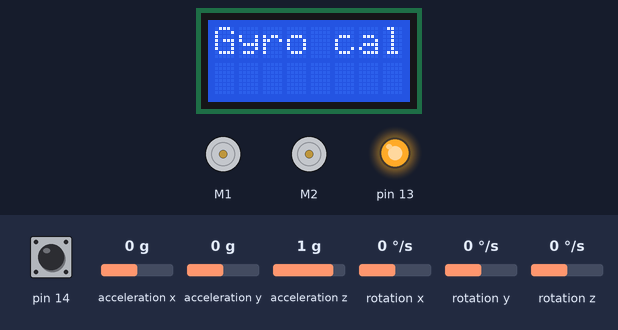
This sketch was run on a simulated Arduino Leonardo, built with avr-gcc and run on an emulated ATmega32U4. Shown: 8×2 character LCD, 2 × DC motor (green arrow = forward, orange = backward, longer = faster), output pins drawn as LEDs (lit = HIGH). The test bench sets the inputs (shaded band); at power-on: pin 14 HIGH, rotation z 0 °/s, acceleration x 0 g, acceleration y 0 g, acceleration z 1 g, rotation x 0 °/s, rotation y 0 °/s. What the sketch prints to the serial monitor is not drawn.

Above: at 1.3 s.
1.4 s: pin 14 pulled LOW for 3.2 s
At 4.4 s:
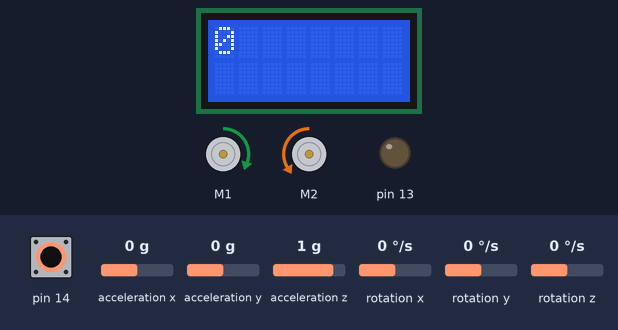
6.1 s: rotation z set to -3 °/s
At 6.15 s:
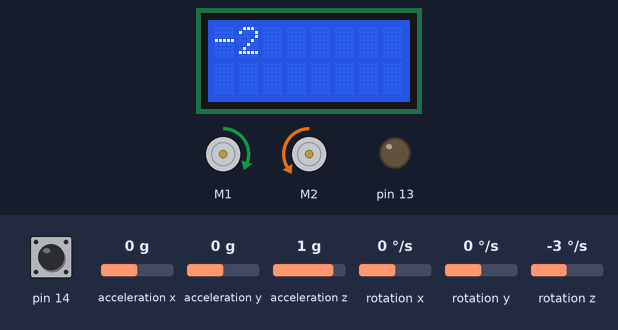
9.1 s: rotation z set to -6 °/s
At 9.1 s:
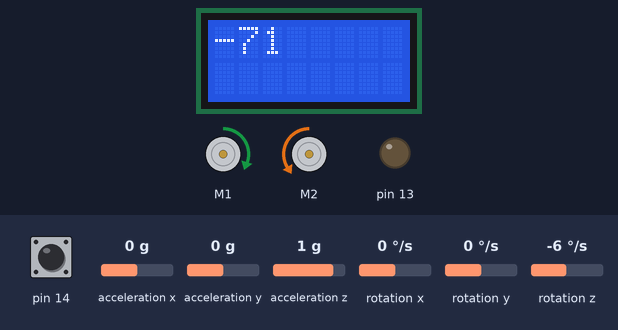
12.1 s: rotation z set to -192 °/s
At 12.6 s:
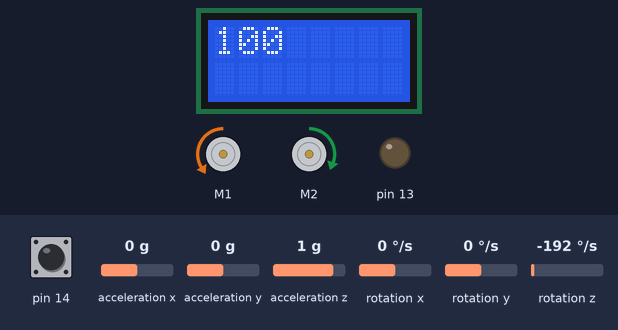
15.1 s: rotation z set to -100 °/s
Timing chart, 0 to 68.6 s (numbered marks = the images above; inputs shaded):
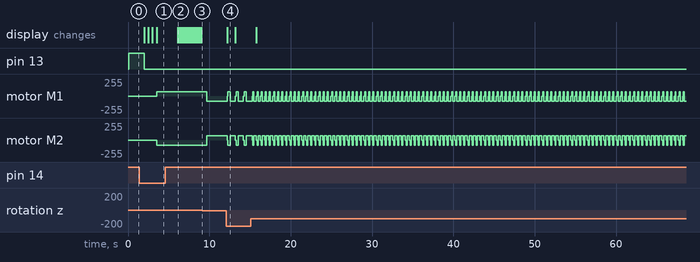

Measured:
- after the input at 1.4 s, motor M1: stopped → forward 63/255 after 2.1 s; motor M2: stopped → backward 76/255 after 2.1 s; the display: first differs from a run without the input after 1.1 s (image 1 shows a later state)
- after the input at 6.1 s, the display: changes at once (image 2)
- after the input at 9.1 s, motor M1: forward 63/255 → backward 76/255 after 0.57 s instead of 1.1 s; motor M2: backward 76/255 → forward 63/255 after 0.57 s instead of 1.1 s
- after the input at 12.1 s, the display: changes after 0.10 s (image 4)
- what the display in image 4 shows lasts 1.0 s, from 12.2 s to 13.2 s

The sketch:

P1kodenDerVirkede.ino
```cpp
#include <Arduino.h>
#include <Wire.h>
#include <Zumo32U4.h>

Zumo32U4LCD lcd;
Zumo32U4ButtonA buttonA;
Zumo32U4IMU imu;

//Booleans that help the robot know how far in the process it is
bool rotatCheck, firstDetection, secondDetection = false;
bool sensorreads, bounce = true;

//////////////////////// MOTOR ////////////////////////
Zumo32U4Motors motors;
Zumo32U4Encoders encoders;
#define MOTOR_SPEED 100
/////////////////////////////////////////////////////////


//////////////////////// SENSORS ////////////////////////
#define NUM_SENSORS 5 //Number of activated sensors
#define brightnessSpan 6

Zumo32U4ProximitySensors proxSensors;
Zumo32U4LineSensors lineSensors;
uint16_t sensorValues[NUM_SENSORS]; //Some array that contains the raw read values from the sensors between 0-2000
bool useEmitters = true;
uint16_t brightnessLevels[]={1,1,3,3,5,5};

struct LineSensorsWhite //Datatype that stores the boolean values for the sensorStates
{
    bool left;
    bool leftCenter;
    bool Center;
    bool rightCenter;
    bool right;
};
LineSensorsWhite sensorState = { false,false,false,false,false };
////////////////////////////////////////////////////////////

//Storage values for linesensor thresholds and for distance measurement
int drivenDist, threshold, threshold2, threshold3;

// threshold: White threshold, white return values lower than this
// threshold2: white treshold for center 2 sensors
// threshold3: White threshold for center sensor

////////////////Gyro setup/////////////////////
int turnAngleDegrees, flippedturnAngleDegrees, turnAngle2;
uint32_t turnAngle = 0;
uint16_t gyroLastUpdate = 0;
int16_t turnRate, gyroOffset;

void setup() {
    configureComponents();
    delay(250);
    buttonA.waitForPress();
    delay(250);
}

void loop()
{
 boundaryBounce();
}

/////////////////////// FUNCTIONS ///////////////////////

void boundaryBounce()
{
  while(bounce)
  {
    turnSensorUpdate();
    turnAngleDegrees=((((int32_t)turnAngle >> 16) * 360) >> 16); //Updates turnAngleDegrees
    motors.setSpeeds(200,200);
    readSensors(sensorState);

    if(sensorState.left)
    {
    motors.setSpeeds(0,0);
    turnR(100);
    }

    if (sensorState.right)
    {
    motors.setSpeeds(0,0);
    turnL(100);
    }
    delay(50);
 }
}

void measureDist1()
{
  encoders.getCountsAndResetLeft();
  encoders.getCountsAndResetRight();
  motors.setSpeeds(75,75);
while(!secondDetection)
  {
  //Reads and converts encoder counts to centimeters
  float LeftCount = encoders.getCountsLeft();
  float RightCount = encoders.getCountsRight();
  float AvgCount = (LeftCount + RightCount) / 2;
  double Distance = (AvgCount / 900) * (PI * 4-2);
  drivenDist = Distance;

  //Reads sensors and looks if right side is true
  readSensors(sensorState);
    if(sensorState.right)
    {
    Serial.println("Found second Line");
    motors.setSpeeds(0,0);
    lcd.clear();
    lcd.gotoXY(0,0);
    lcd.print((String)drivenDist);
    secondDetection = true;
    }
    delay(50);
  }
secondDetection = false;
drivenDist = 0;
}


void configureComponents()
{
    for (int i = 1; i < brightnessSpan; i++)
    {
        brightnessLevels[i] = i;
    }
    turnAngle2 = turnAngle;
    Serial.begin(9600);
    proxSensors.initThreeSensors(); //Sets up proximity sensors
    proxSensors.setBrightnessLevels(brightnessLevels,sizeof(brightnessLevels)/2);  //Extends measurement levels for proximity sensors to increase overall accuracy

    turnSensorSetup(); //Sets up turning sensors
    delay(500);
    turnSensorReset();
    lcd.clear();

    lineSensors.initFiveSensors(); // Initializes five sensors
    calibrWht();
    Serial.println("Press A to start");
}


//Reuseable function for driving distances in cm
void moveForward(int speeds,int dist){                //Functions for moving directions, expecting three values. One for speed and one for time
            while(drivenDist<dist){              //while desired distance travelled is greater than the actually travelled distance
            float countsL = encoders.getCountsLeft();               //Retrieve motorcounts
            double movementIncm = (countsL / 900) * (PI * 4) - 1.5; //Convert motorcounts to CM
            motors.setSpeeds(speeds,speeds);                        //Set positive speeds to go forward
            drivenDist = movementIncm;
            }
            motors.setSpeeds(0,0);                                  //turn off motors
            encoders.getCountsAndResetLeft();                       //Reset encodercount for future use
            drivenDist = 0;
}

//Funtion for making a 90 degree turn to the right
void turnR(int desiredAngle)
{
  turnSensorReset();
  while(!rotatCheck){
  turnSensorUpdate();
  turnAngleDegrees=((((int32_t)turnAngle >> 16) * 360) >> 16);
  lcd.gotoXY(0, 0);
  lcd.print((((int32_t)turnAngle >> 16) * 360) >> 16);
  lcd.print(F("   "));
  flippedturnAngleDegrees= -turnAngleDegrees; //Because degrees are negative to the right, we have to flip the value to some positive integer
  if(flippedturnAngleDegrees>=desiredAngle&&(desiredAngle + 1)>=flippedturnAngleDegrees)
  {
    motors.setSpeeds(0,0);
    rotatCheck=true;
  }
  else
  {
    motors.setSpeeds(MOTOR_SPEED,-MOTOR_SPEED * 1.2);
  }
  }
  rotatCheck = false;
}

//Function for making a 90 degree turn to the left.
void turnL(int desiredAngle)
{
  turnSensorReset();
  while(!rotatCheck){
  turnSensorUpdate();
  turnAngleDegrees=((((int32_t)turnAngle >> 16) * 360) >> 16);
  lcd.gotoXY(0, 0);
  lcd.print((((int32_t)turnAngle >> 16) * 360) >> 16);
  lcd.print(F("   "));

  if(turnAngleDegrees>=desiredAngle&&(desiredAngle + 1)>=turnAngleDegrees)
  {
    motors.setSpeeds(0,0);
    rotatCheck=true;
  }
  else
  {
    motors.setSpeeds(-MOTOR_SPEED * 1.2, MOTOR_SPEED);
  }
  }
  rotatCheck = false;
}

//Calibration function for white lines
void calibrWht() { //A funtion that is called in the setup to help calibrate sensors for the conditions at hand
    buttonA.waitForPress();
    lcd.print("Prs A Cal");
    delay(250);
    buttonA.waitForPress();
    readSensors(sensorState);
    /*
    threshold = ((sensorValues[0] + sensorValues[4]) / 2 + 20); //takes the mean value of far left and right sensors and adds some margin to create a threshold
    threshold2 = ((sensorValues[1] + sensorValues[3])/2 + 20);
    threshold3 = (sensorValues[2]+20);
    */
    threshold = 400; //takes the mean value of far left and right sensors and adds some margin to create a threshold
    threshold2 = 300;
    threshold3 = 300;

    delay(250);
    Serial.println(threshold); //prints threshold once at the beginning of the code
    Serial.println(threshold2);
    Serial.println(threshold3);
    lcd.clear();
}

//Function that fills struct with values from sensorValues and compares to thresholds
void readSensors(LineSensorsWhite& state) {  // Next line reads the sensor values and store them in the array lineSensorValues
    lineSensors.read(sensorValues, useEmitters ? QTR_EMITTERS_ON : QTR_EMITTERS_OFF); //Retrieves data from sensors
    state = {false,false,false,false,false}; // state of the sensors is ALWAYS set to negative in the structure, so that the if statements below only change the boolean to true when the conditions are met
    if (sensorValues[0] < threshold) {
        state.left = true;
    }
    if (sensorValues[1] < threshold2) {
        state.leftCenter = true;
    }
    if (sensorValues[2] < threshold3) {
        state.Center = true;
    }
    if (sensorValues[3] < threshold2) {
        state.rightCenter = true;
    }
    if (sensorValues[4] < threshold) {
        state.right = true;
    }
}

//Code for using gyro
void turnSensorSetup()
{
  Wire.begin();
  imu.init();
  imu.enableDefault();
  imu.configureForTurnSensing();

  lcd.clear();
  lcd.print(F("Gyro cal"));

  // Turn on the yellow LED in case the LCD is not available.
  ledYellow(1);

  // Delay to give the user time to remove their finger.
  delay(500);

  // Calibrate the gyro.
  int32_t total = 0;
  for (uint16_t i = 0; i < 1024; i++)
  {
    // Wait for new data to be available, then read it.
    while(!imu.gyroDataReady()) {}
    imu.readGyro();

    // Add the Z axis reading to the total.
    total += imu.g.z;
  }
  ledYellow(0);
  gyroOffset = total / 1024;

  // Display the angle (in degrees from -180 to 180) until the
  // user presses A.
  lcd.clear();
}


void turnSensorReset()
{
  gyroLastUpdate = micros();
  turnAngle = 0;
}

void turnSensorUpdate()
{
  imu.readGyro();
  turnRate = imu.g.z - gyroOffset;
  uint16_t m = micros();
  uint16_t dt = m - gyroLastUpdate;
  gyroLastUpdate = m;
  int32_t d = (int32_t)turnRate * dt;
  turnAngle += (int64_t)d * 14680064 / 17578125; // We're sorry.
}
```
